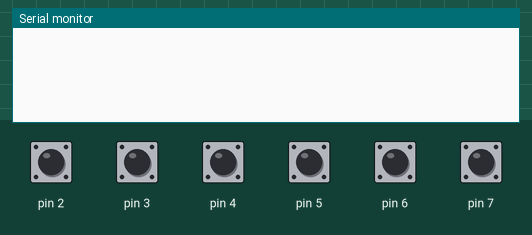
This sketch was run on a simulated Arduino Leonardo, built with avr-gcc and run on an emulated ATmega32U4. Parts: the last lines printed to the serial monitor. Inputs (shaded band) come from the test bench; at power-on: pin 2–7 HIGH. USB keyboard and mouse output is not drawn.

Above: at 1.2 s.
1.3 s: pin 2 pulled LOW for 0.15 s
At 1.8 s:
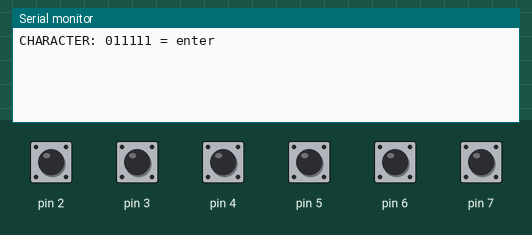
2.9 s: pin 3 pulled LOW for 0.15 s
At 4.2 s:
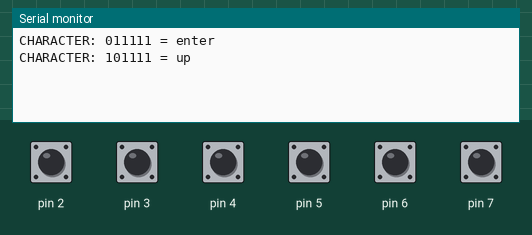
4.5 s: pin 4 pulled LOW for 0.15 s
At 5.4 s:
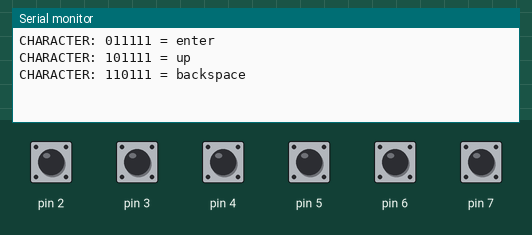
6.1 s: pin 5 pulled LOW for 0.15 s
At 6.6 s:
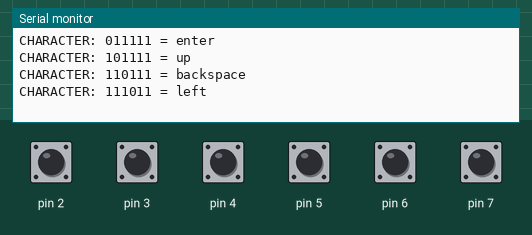
7.7 s: pin 6 pulled LOW for 0.15 s
At 9.0 s:
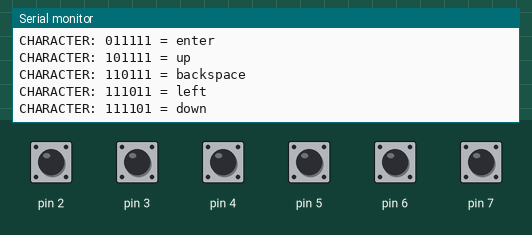
9.3 s: pin 7 pulled LOW for 0.15 s
At 10.3 s:
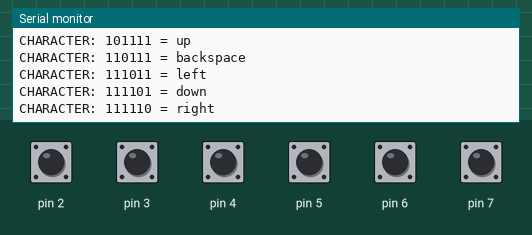

Measured:
- after the input at 1.3 s, the serial monitor: prints a new line after 0.15 s (image 1)
- after the input at 2.9 s, the serial monitor: prints a new line after 0.15 s (image 2)
- after the input at 4.5 s, the serial monitor: prints a new line after 0.15 s (image 3)
- after the input at 6.1 s, the serial monitor: prints a new line after 0.15 s (image 4)
- after the input at 7.7 s, the serial monitor: prints a new line after 0.15 s (image 5)
- after the input at 9.3 s, the serial monitor: prints a new line after 0.15 s (image 6)

The sketch:

chordboard.ino
```cpp
#include <Keyboard.h>

String key1 = "";
String key2 = "";
String key3 = "";
String key4 = "";
String key5 = "";
String key6 = "";
String input = "";

String letter = "";

String output = "";
bool held = false;

bool held1 = false;
bool held2 = false;
bool held3 = false;
bool held4 = false;
bool held5 = false;
bool held6 = false;

String split = " = ";


void setup() {
  // put your setup code here, to run once:
Keyboard.begin();
Serial.begin(9600);
pinMode(2,INPUT_PULLUP);
pinMode(3,INPUT_PULLUP);
pinMode(4,INPUT_PULLUP);
pinMode(5,INPUT_PULLUP);
pinMode(6,INPUT_PULLUP);
pinMode(7,INPUT_PULLUP);
}

void release_keys(){
  if (held==false){


    //if (input==""){letter = ""; Keyboard.press('');}
    letter = "";
    if (input=="011111"){letter = "enter"; Keyboard.press(176);}//1
    if (input=="101111"){letter = "up"; Keyboard.press(218);}//2 UP
    if (input=="001111"){letter = "tab"; Keyboard.press(179);}//3 tab
    if (input=="110111"){letter = "backspace"; Keyboard.press(178);}//4
    if (input=="010111"){letter = "space"; Keyboard.press(32);}//5
    if (input=="100111"){letter = "escape"; Keyboard.press(177);}//6 escape
    if (input=="000111"){letter = "capslock"; Keyboard.press(193);}//7
    if (input=="111011"){letter = "left"; Keyboard.press(216);}//8 left
    if (input=="011011"){letter = "delete"; Keyboard.press(212);}//9 delete
    if (input=="101011"){letter = "/"; Keyboard.press('/');}//10
    if (input=="001011"){letter = "{"; Keyboard.press('{');}//11
    if (input=="110011"){letter = "+"; Keyboard.press('+');}//12
    if (input=="010011"){letter = "-"; Keyboard.press('-');}//13
    if (input=="100011"){letter = "<"; Keyboard.press('<');}//14
    if (input=="000011"){letter = ">"; Keyboard.press('>');}//15
    if (input=="111101"){letter = "down"; Keyboard.press(217);}//16 down
    if (input=="011101"){letter = "slash"; Keyboard.press(" '\' ");}//17
    if (input=="101101"){letter = ":"; Keyboard.press(':');}//18
    if (input=="001101"){letter = "}"; Keyboard.press('}');}//19
    if (input=="110101"){letter = "0"; Keyboard.press('0');}//20
    if (input=="010101"){letter = "1"; Keyboard.press('1');}//21
    if (input=="100101"){letter = "2"; Keyboard.press('2');}//22
    if (input=="000101"){letter = "3"; Keyboard.press('3');}//23
    if (input=="111001"){letter = "4"; Keyboard.press('4');}//24
    if (input=="011001"){letter = "5"; Keyboard.press('5');}//25
    if (input=="101001"){letter = "6"; Keyboard.press('6');}//26
    if (input=="001001"){letter = "7"; Keyboard.press('7');}//27
    if (input=="110001"){letter = "8"; Keyboard.press('8');}//28
    if (input=="010001"){letter = "9"; Keyboard.press('9');}//29
    //30
    //31
    if (input=="111110"){letter = "right"; Keyboard.press(215);}//32 right
    if (input=="011110"){letter = "A"; Keyboard.press('a');}//33
    if (input=="101110"){letter = "B"; Keyboard.press('b');}
    if (input=="001110"){letter = "C"; Keyboard.press('c');}
    if (input=="110110"){letter = "D"; Keyboard.press('d');}
    if (input=="010110"){letter = "E"; Keyboard.press('e');}
    if (input=="100110"){letter = "F"; Keyboard.press('f');}
    if (input=="000110"){letter = "G"; Keyboard.press('g');}
    if (input=="111010"){letter = "H"; Keyboard.press('h');}
    if (input=="011010"){letter = "I"; Keyboard.press('i');}
    if (input=="101010"){letter = "J"; Keyboard.press('j');}
    if (input=="001010"){letter = "K"; Keyboard.press('k');}
    if (input=="110010"){letter = "L"; Keyboard.press('l');}
    if (input=="010010"){letter = "M"; Keyboard.press('m');}
    if (input=="100010"){letter = "N"; Keyboard.press('n');}
    if (input=="000010"){letter = "O"; Keyboard.press('o');}
    if (input=="111100"){letter = "P"; Keyboard.press('p');}
    if (input=="011100"){letter = "Q"; Keyboard.press('q');}
    if (input=="101100"){letter = "R"; Keyboard.press('r');}
    if (input=="001100"){letter = "S"; Keyboard.press('s');}
    if (input=="110100"){letter = "T"; Keyboard.press('t');}
    if (input=="010100"){letter = "U"; Keyboard.press('u');}
    if (input=="100100"){letter = "V"; Keyboard.press('v');}
    if (input=="000100"){letter = "W"; Keyboard.press('w');}
    if (input=="111000"){letter = "X"; Keyboard.press('x');}
    if (input=="011000"){letter = "Y"; Keyboard.press('y');}
    if (input=="101000"){letter = "Z"; Keyboard.press('z');}//58

    if (input=="001000"){letter = "!"; Keyboard.press('!');}//59
   // if (input=="110000"){letter = "copy"; Keyboard.press('');}//60 //////////////copy
    if (input=="010000"){letter = "?"; Keyboard.press('?');}//61
//    if (input=="100000"){letter = "paste"; Keyboard.press('');}//62 /////////////////paste
    if (input=="000000"){letter = "."; Keyboard.press('.');}//63


    //y
    //Z
    Serial.println("CHARACTER: "  + input +" = "+letter);
    held=true;

    delay(10);
    Keyboard.releaseAll();
    }

  }

void loop() {
  // put your main code here, to run repeatedly:

key1 = String(digitalRead(2));
key2 = String(digitalRead(3));
key3 = String(digitalRead(4));
key4 = String(digitalRead(5));
key5 = String(digitalRead(6));
key6 = String(digitalRead(7));


if (key1 == "0"){
    held1=true;
  }else{
    if (held1 == true){
      held1=false;
      release_keys();
      }
    }

if (key2 == "0"){
    held2=true;
  }else{
    if (held2 == true){
      held2=false;
      release_keys();
      }
    }

if (key3 == "0"){
    held3=true;
  }else{
    if (held3 == true){
      held3=false;
      release_keys();
      }
    }

if (key4 == "0"){
    held4=true;
  }else{
    if (held4 == true){
      held4=false;
      release_keys();
      }
    }

if (key5 == "0"){
    held5=true;
  }else{
    if (held5 == true){
      held5=false;
      release_keys();
      }
    }

if (key6 == "0"){
    held6=true;
  }else{
    if (held6 == true){
      held6=false;
      release_keys();
      }
    }


input = "";
input = input + key1 + key2 + key3 + key4 + key5 + key6;

if (input=="111111"){
  held=false;
  }


//Serial.println(input);
  }
```
